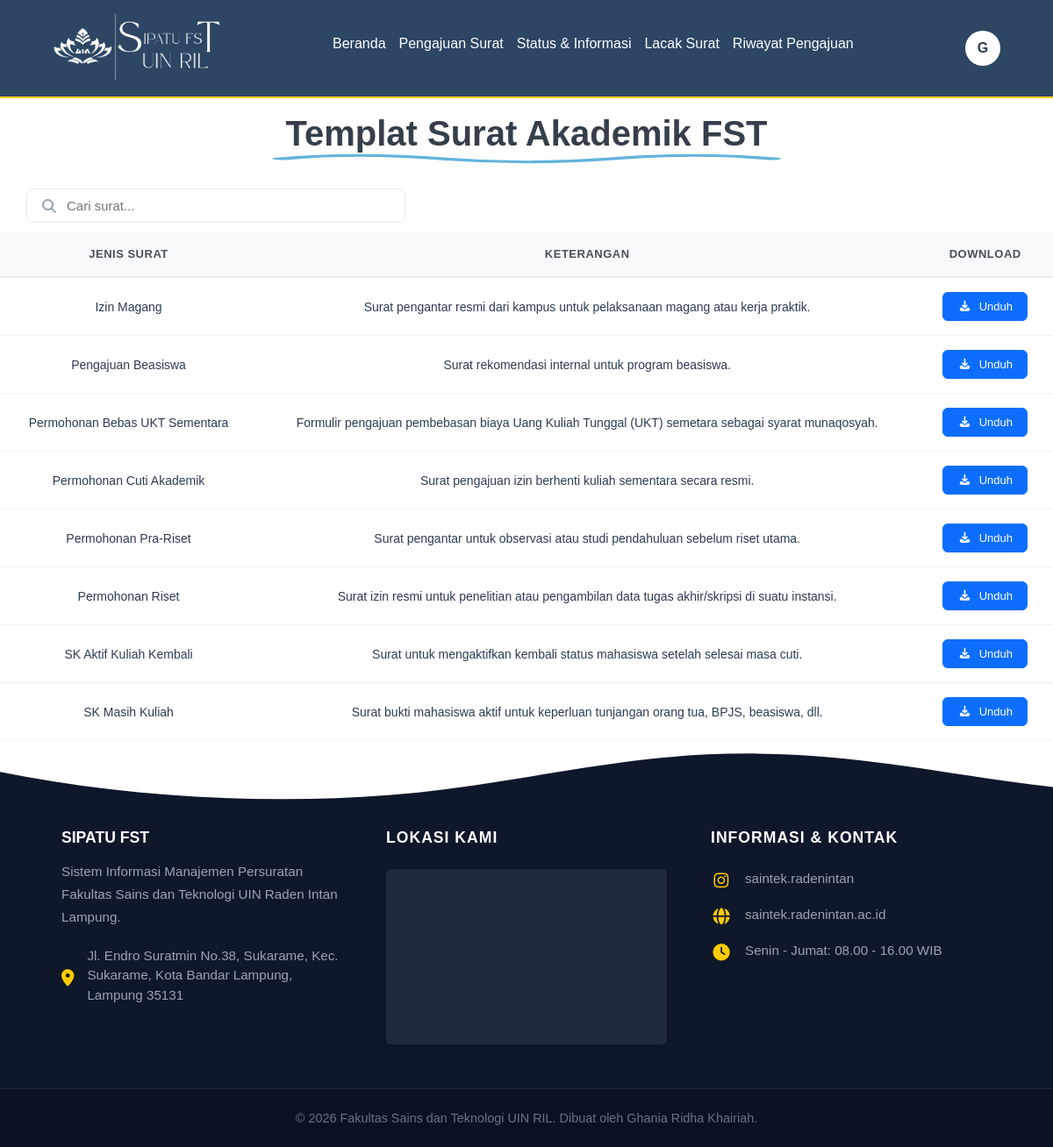
/mhs_template_surat.php (signed in), run on the app's committed database.
### tables this page shows
CREATE TABLE `jenis_surat` (
  `id_jenis` int(11) NOT NULL,
  `nama_surat` varchar(100) NOT NULL,
  `kode_surat` varchar(20) NOT NULL,
  `deskripsi` text DEFAULT NULL,
  `file_template` varchar(255) DEFAULT NULL,
  `status` tinyint(1) DEFAULT 1,
  `isi_template` longtext DEFAULT NULL
);

### mhs_template_surat.php (the view, shortened to what this page needs)
<?php
include "koneksi.php";
$namaLengkap = isset($_SESSION['nama_lengkap']) ? $_SESSION['nama_lengkap'] : 'Pengguna';
$inisial = '';
$namaParts = explode(' ', $namaLengkap);
if (!empty($namaParts)) {
    $inisial = strtoupper(substr($namaParts[0], 0, 1));
}
$query = mysqli_query($koneksi, "
    SELECT * FROM jenis_surat
    WHERE file_template IS NOT NULL
    AND file_template != ''
    AND status = 1
    ORDER BY nama_surat ASC
");
?>
<!DOCTYPE html>
<html lang="en">
<head>
    <link rel="stylesheet" href="style.css?v=<?= time(); ?>">
    <link rel="stylesheet" href="https://cdnjs.cloudflare.com/ajax/libs/font-awesome/7.0.1/css/all.min.css">
</head>
<body>
    <nav class="navbar">
        <a href="#" class="navbar-logo">
            <img src="images/logo2.png" alt="navbar-logo">
        </a>
        <div class="navbar-nav">
            <a href="mhs_beranda.php#home">Beranda</a>
            <a href="mhs_beranda.php#services">Pengajuan Surat</a>
            <a href="mhs_beranda.php#status-info">Status & Informasi</a>
            <a href="mhs_lacak.php">Lacak Surat</a>
            <a href="mhs_riwayat.php">Riwayat Pengajuan</a>
        </div>
        <div class="navbar-extra">
            <div class="user-menu-container">
                <button id="user-btn" class="user-btn">
                    <span class="avatar-inisial"><?= htmlspecialchars($inisial) ?></span>
                </button>
            </div>
        </div>
    </nav>
    <section id="daftar-surat" class="daftar-surat">
        <div class="daftar-surat-header">
            <h2>Templat Surat Akademik FST</h2>
        </div>
        <?php if ($query && mysqli_num_rows($query) > 0) { ?>
            <div class="table-wrapper" id="template-surat">
                <div class="search-container">
                    <i class="fa-solid fa-magnifying-glass search-icon"></i>
                    <input type="text" id="searchSurat" class="search-input" placeholder="Cari surat...">
                </div>
                <table class="custom-table">
                    <thead>
                        <tr>
                            <th>Jenis Surat</th>
                            <th>Keterangan</th>
                            <th>Download</th>
                        </tr>
                    </thead>
                    <tbody>
                        <?php while ($row = mysqli_fetch_assoc($query)) { ?>
                            <tr>
                                <td><?= htmlspecialchars($row['nama_surat']); ?></td>
                                <td><?= htmlspecialchars($row['deskripsi'] ?? '-'); ?></td>
                                <td>
                                    <a href="uploads/template_surat/<?= htmlspecialchars($row['file_template']); ?>"
                                        download
                                        class="btn-download-blue">
                                        <i class="fa-solid fa-download"></i> Unduh
                                    </a>
                                </td>
                            </tr>
                        <?php } ?>
                    <?php } ?>
                    </tbody>
                </table>
            </div>
    </section>
    <footer class="footer-section">
        <div class="footer-wave">
            <svg data-name="Layer 1" xmlns="http://www.w3.org/2000/svg" viewBox="0 0 1200 120" preserveAspectRatio="none">
                <path d="M1200,0H0V60.4C138.85,108.62,298.54,125,441.77,105.81,595.6,85.19,705.51,20.89,864,24.7c124.62,3,212.87,41.4,336,65.7V0Z" class="shape-fill"></path>
            </svg>
        </div>
        <div class="footer-container">
            <div class="footer-col info-col">
                <h3>SIPATU FST</h3>
                <p>Sistem Informasi Manajemen Persuratan Fakultas Sains dan Teknologi UIN Raden Intan Lampung.</p>
                <div class="contact-item">
                    <i class="fa-solid fa-location-dot"></i>
                    <span>Jl. Endro Suratmin No.38, Sukarame, Kec. Sukarame, Kota Bandar Lampung, Lampung 35131</span>
                </div>
            </div>
            <div class="footer-col map-col">
                <h4>Lokasi Kami</h4>
                <div class="map-wrapper">
                    <iframe
                        src="https://maps.google.com/maps?q=Gedung%20Fakultas%20Sains%20dan%20Teknologi%20Tower%201%20UIN%20Raden%20Intan%20Lampung&t=&z=17&ie=UTF8&iwloc=&output=embed"
                        allowfullscreen=""
                        loading="lazy"
>
                    </iframe>
                </div>
            </div>
            <div class="footer-col contact-col">
                <h4>INFORMASI & KONTAK</h4>
                <div class="contact-item">
                    <i class="fa-brands fa-instagram"></i>
                    <a href="https://www.instagram.com/saintek.radenintan" target="_blank" class="footer-clickable-link">
                        <span>saintek.radenintan</span>
                    </a>
                </div>
                <div class="contact-item">
                    <i class="fa-solid fa-globe"></i>
                    <a href="https://saintek.radenintan.ac.id" target="_blank" class="footer-clickable-link">
                        <span>saintek.radenintan.ac.id</span>
                    </a>
                </div>
                <div class="contact-item">
                    <i class="fa-solid fa-clock"></i>
                    <span>Senin - Jumat: 08.00 - 16.00 WIB</span>
                </div>
            </div>
        </div>
        <div class="footer-bottom">
            <p>&copy; 2026 Fakultas Sains dan Teknologi UIN RIL. Dibuat oleh Ghania Ridha Khairiah.</p>
        </div>
    </footer>
</body>
</html>

### data on the page
jenis_surat: nama_surat "Izin Magang", deskripsi "Surat pengantar resmi dari kampus untuk pelaksanaan magang atau kerja praktik."
jenis_surat: nama_surat "Pengajuan Beasiswa", deskripsi "Surat rekomendasi internal untuk program beasiswa."
jenis_surat: nama_surat "Permohonan Bebas UKT Sementara", deskripsi "Formulir pengajuan pembebasan biaya Uang Kuliah Tunggal (UKT) semetara sebagai syarat munaqosyah."
jenis_surat: nama_surat "Permohonan Cuti Akademik", deskripsi "Surat pengajuan izin berhenti kuliah sementara secara resmi."
jenis_surat: nama_surat "Permohonan Pra-Riset", deskripsi "Surat pengantar untuk observasi atau studi pendahuluan sebelum riset utama."
jenis_surat: nama_surat "Permohonan Riset", deskripsi "Surat izin resmi untuk penelitian atau pengambilan data tugas akhir/skripsi di suatu instansi."
jenis_surat: nama_surat "SK Aktif Kuliah Kembali", deskripsi "Surat untuk mengaktifkan kembali status mahasiswa setelah selesai masa cuti."
jenis_surat: nama_surat "SK Masih Kuliah", deskripsi "Surat bukti mahasiswa aktif untuk keperluan tunjangan orang tua, BPJS, beasiswa, dll."

### other printed values
$inisial "G"
